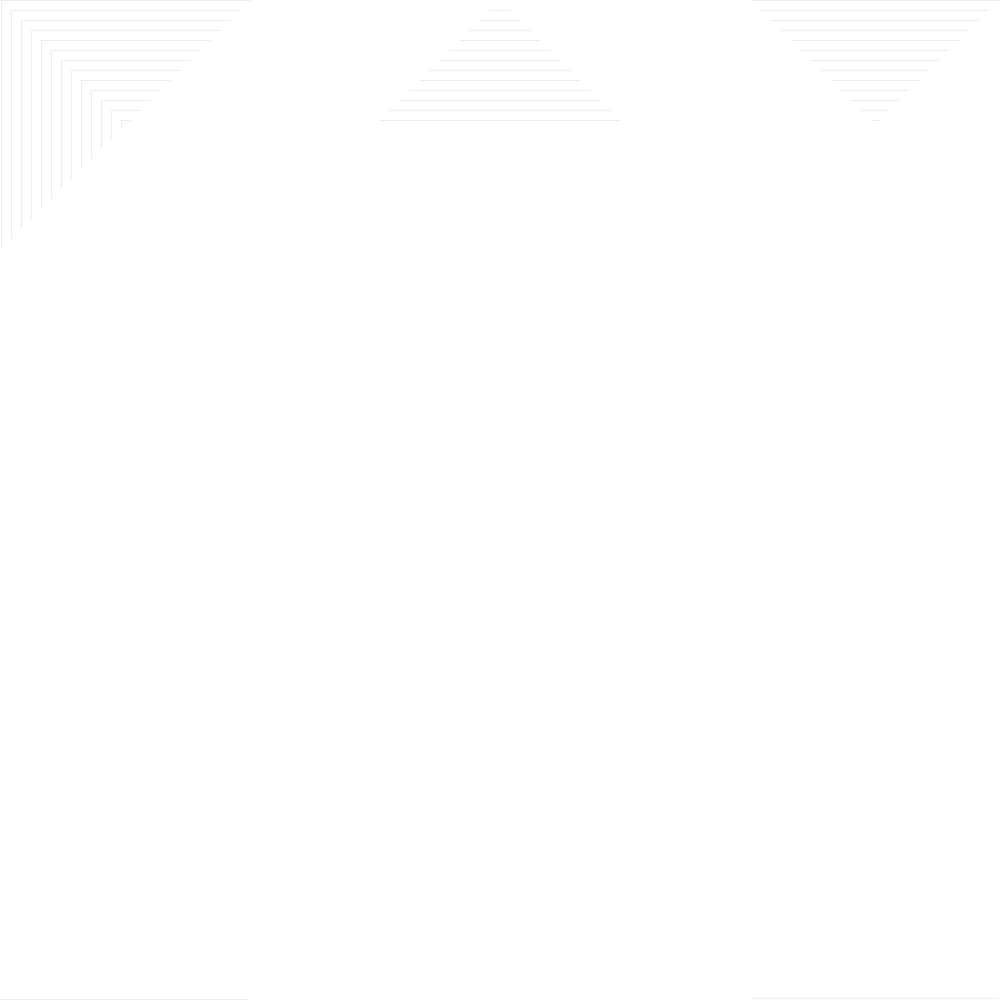
Frame 1 (no input)
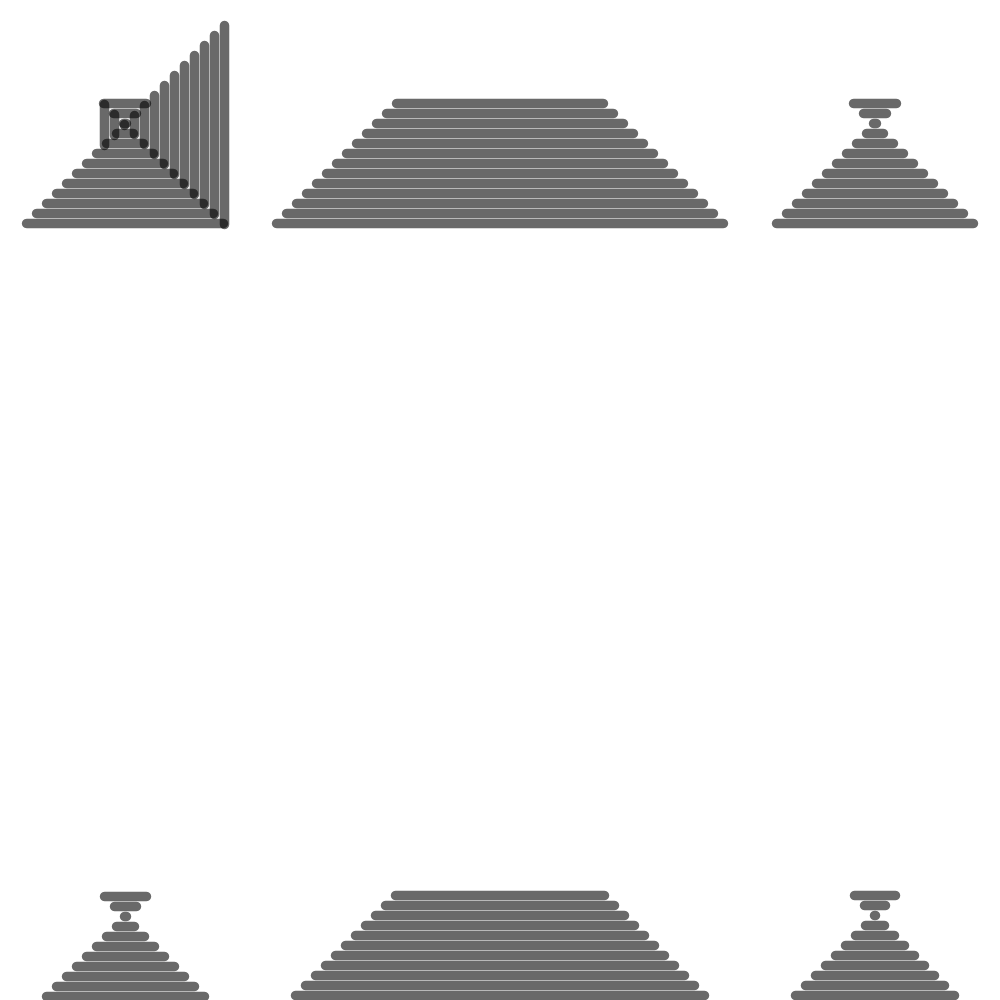
Frame 60 (the mouse pressed at the canvas centre just before this capture)
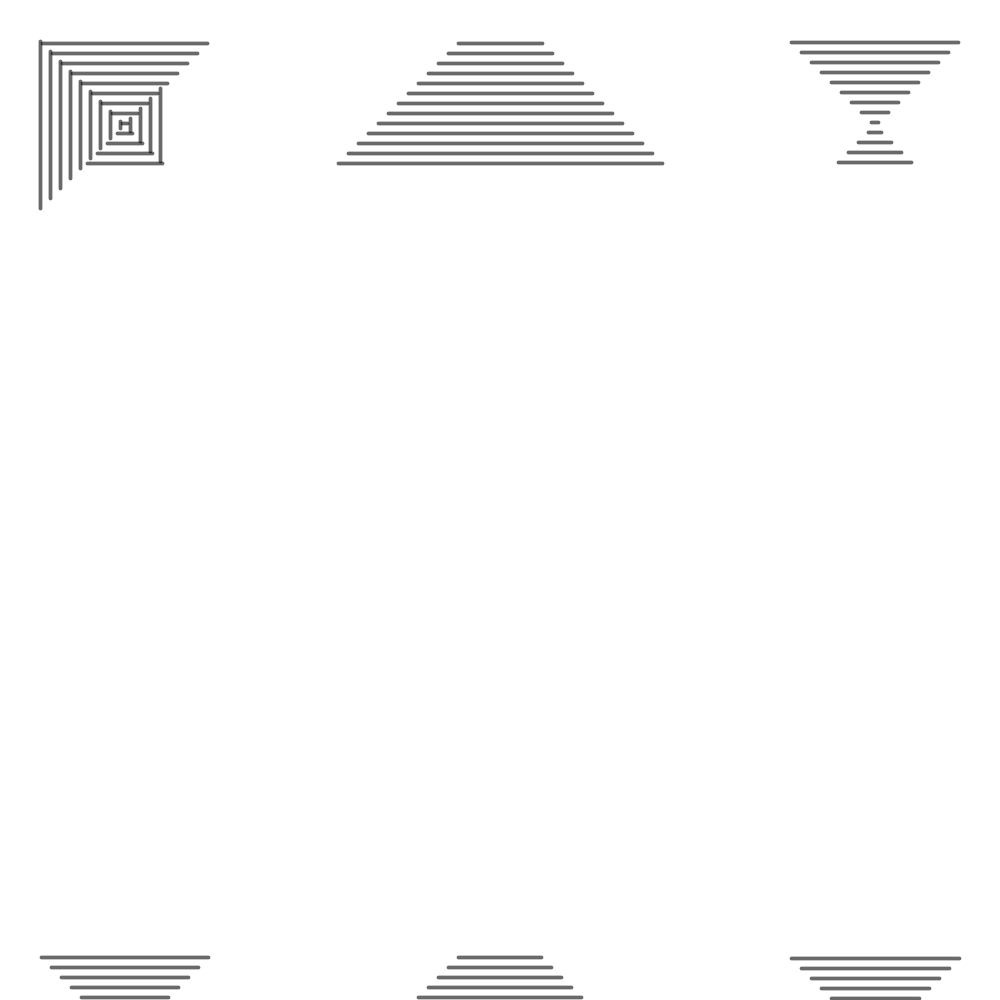
Frame 120 (the mouse held since frame 60 and released just before this capture)

The Processing sketch that drew these frames (run headless with seeded random() and noise(); from frame 60 on, the mouse is pressed at the canvas centre):

// Processing sketch: Final_Residency_Object2MultiplesTestCArtisticTestsC
// ── Final_Residency_Object2MultiplesTestCArtisticTestsC.pde
Lineangle lineangleA1 = new Lineangle();

void setup() {
  size(1000,1000);
}

void draw() {
  background(255);
  lineangleA1.lineangleMove1();
  lineangleA1.lineangleMove2();
  lineangleA1.lineangleMove3();
  lineangleA1.lineangleMove4();
  lineangleA1.lineangleMove5();
  lineangleA1.lineangleMove6();
  lineangleA1.lineangleMove7();
}

class Lineangle {
  float pointX = 0; 
  //change to 250 to reverse strokewidth and vertical orientation
  float pointY = 0;
  float moveX = .25;
  float moveY = .25;
  
  
  Lineangle() {
  }
  
  void lineangleMove1() {
    if (pointX > width/8 || pointX < 0) { 
      moveX = moveX * -1;
    }
    if (pointY > height || pointY < 0) { 
      moveY = moveY * -1;
    }
    stroke(0,150);
    if (pointX >= 0) {
      strokeWeight(pointX/11);
    } else { 
      strokeWeight(pointX/-23);
    }
      for (int i = 0; i <125; i = i + 10) {
      line(i+pointX,i+pointY, width/4 - (i+pointX), i+pointY);
     }
     pointX = pointX + moveX;
     pointY = pointY + moveY;
     
  }
  void lineangleMove2() {
    if (pointX > width/8 || pointX < 0) { 
      moveX = moveX * -1;
    }
    if (pointY > height || pointY < 0) { 
      moveY = moveY * -1;
    }
    stroke(0,150);
    if (pointX >= 0) {
      strokeWeight(pointX/11);
    } else { 
      strokeWeight(pointX/-23);
    }
      for (int i = 0; i <125; i = i + 10) {
      line(i+pointX+(width/2),i+pointY, width/2 - (i+pointX), i+pointY);
     }
     pointX = pointX + moveX ;
     pointY = pointY + moveY;
     
  }
  void lineangleMove3() {
    if (pointX > width/8 || pointX < 0) { 
      moveX = moveX * -1;
    }
    if (pointY > height || pointY < 0) { 
      moveY = moveY * -1;
    }
    stroke(0,150);
    if (pointX >= 0) {
      strokeWeight(pointX/11);
    } else { 
      strokeWeight(pointX/-23);
    }
      for (int i = 0; i <125; i = i + 10) {
      line(i+pointX+(width*.75),i+pointY, width - (i+pointX), i+pointY);
     }
     pointX = pointX + moveX ;
     pointY = pointY + moveY;
     
  }
    void lineangleMove4() {
    if (pointX > width/8 || pointX < 0) { 
      moveX = moveX * -1;
    }
    if (pointY > height || pointY < 0) { 
      moveY = moveY * -1;
    }
    stroke(0,150);
    if (pointX >= 0) {
      strokeWeight(pointX/11);
    } else { 
      strokeWeight(pointX/-23);
    }
      for (int i = 0; i <125; i = i + 10) {
      line(i+pointX,i+pointY*-1+height, width/4 - (i+pointX), i+pointY*-1+height);
     }
     pointX = pointX + moveX ;
     pointY = pointY + moveY;
     
  }
    void lineangleMove5() {
    if (pointX > width/8 || pointX < 0) { 
      moveX = moveX * -1;
    }
    if (pointY > height || pointY < 0) { 
      moveY = moveY * -1;
    }
    stroke(0,150);
    if (pointX >= 0) {
      strokeWeight(pointX/11);
    } else { 
      strokeWeight(pointX/-23);
    }
      for (int i = 0; i <125; i = i + 10) {
      line(i+pointX + (width/2),i+pointY*-1+height, width/2 - (i+pointX), i+pointY*-1+height);
     }
     pointX = pointX + moveX ;
     pointY = pointY + moveY;
     
  }
  void lineangleMove6() {
    if (pointX > width/8 || pointX < 0) { 
      moveX = moveX * -1;
    }
    if (pointY > height || pointY < 0) { 
      moveY = moveY * -1;
    }
    stroke(0,150);
    if (pointX >= 0) {
      strokeWeight(pointX/11);
    } else { 
      strokeWeight(pointX/-23);
    }
      for (int i = 0; i <125; i = i + 10) {
      line(i+pointX + (width*.75),i+pointY*-1+height, width - (i+pointX), i+pointY*-1+height);
     }
     pointX = pointX + moveX ;
     pointY = pointY + moveY;
     
  }
  void lineangleMove7() {
    if (pointX > width || pointX < 0) { 
      moveX = moveX * -1;
    }
    if (pointY > height/8 || pointY < 0) { 
      moveY = moveY * -1;
    }
    stroke(0,150);
    if (pointY >= 0) {
      strokeWeight(pointY/11);
    } else { 
      strokeWeight(pointY/-23);
    }
      for (int i = 0; i <125; i = i + 10) {
      line(i+pointX,i+pointY, i + pointX, height/4 - (i+pointY));
     }
     pointX = pointX + moveX;
     pointY = pointY + moveY;
     
  }
}
  
